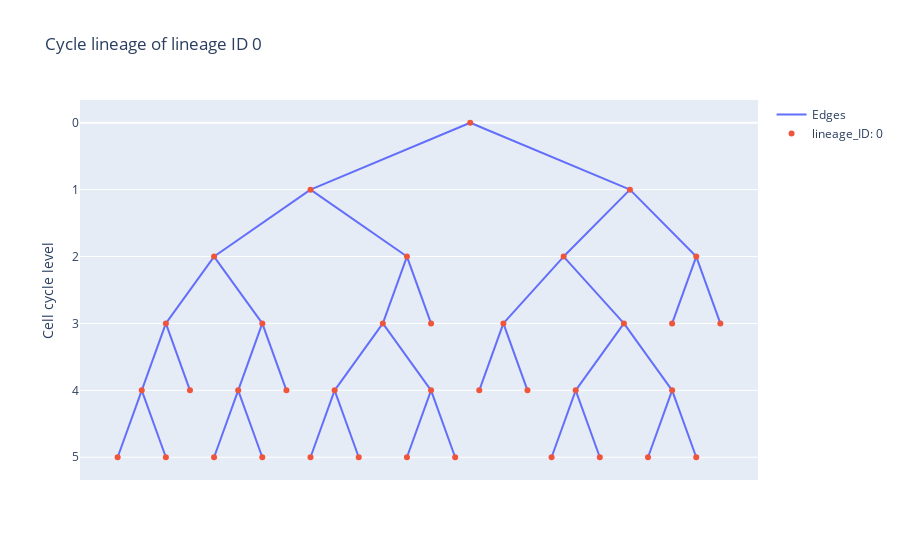

The code cell stored with this chart in its notebook:
### Markdown cell above
A few mandatory cycle lineage features are automatically computed:
- cycle_ID: node ID of the cell cycle, i.e. node ID of the last cell in the cell cycle;
- cells: node IDs of the cells in the cell cycle, in chronological order;
- cycle_length: number of cells in the cell cycle;
- level: level of the cell cycle in the lineage, i.e. number of cell cycles upstream of the current one.

### Code cell
cyclelin0 = model.data.cycle_data[0]
cyclelin0.plot(
    title="Cycle lineage of lineage ID 0",
    node_hover_features=["cycle_ID", "level", "cycle_length"],
)

### Figure 1 — Plotly figure (JSON) as saved in the notebook; plotly's stock layout.template omitted (floating-point values rounded to 4 significant figures)
{"data": [{"mode": "lines", "name": "Edges", "text": [], "type": "scatter", "x": [0.6875, 0.1875, null, 0.6875, 1.188, null, -2.812, -3.312, null, -2.812, -2.312, null, -0.8125, -1.312, null, -0.8125, -0.3125, null, 2.188, 1.688, null, 2.188, 2.688, null, -4.812, -4.312, null, -4.812, -5.312, null, 4.188, 3.688, null, 4.188, 4.688, null, -6.812, -6.312, null, -6.812, -7.312, null, 0, 3.312, null, 0, -3.312, null, -3.312, -1.312, null, -3.312, -5.312, null, 3.312, 1.938, null, 3.312, 4.688, null, -5.312, -6.312, null, -5.312, -4.312, null, 1.938, 3.188, null, 1.938, 0.6875, null, -1.312, -0.8125, null, -1.312, -1.812, null, 4.688, 4.188, null, 4.688, 5.188, null, 3.188, 4.188, null, 3.188, 2.188, null, -6.312, -5.812, null, -6.312, -6.812, null, -4.312, -4.812, null, -4.312, -3.812, null, -1.812, -0.8125, null, -1.812, -2.812, null], "y": [3, 4, null, 3, 4, null, 4, 5, null, 4, 5, null, 4, 5, null, 4, 5, null, 4, 5, null, 4, 5, null, 4, 5, null, 4, 5, null, 4, 5, null, 4, 5, null, 4, 5, null, 4, 5, null, 0, 1, null, 0, 1, null, 1, 2, null, 1, 2, null, 1, 2, null, 1, 2, null, 2, 3, null, 2, 3, null, 2, 3, null, 2, 3, null, 2, 3, null, 2, 3, null, 2, 3, null, 2, 3, null, 3, 4, null, 3, 4, null, 3, 4, null, 3, 4, null, 3, 4, null, 3, 4, null, 3, 4, null, 3, 4, null]}, {"hoverinfo": "text", "hovertemplate": "%{text}", "mode": "markers", "name": "lineage_ID: 0", "text": ["cycle_ID: 9230<br>level: 3<br>cycle_length: 7<br>", "cycle_ID: 9356<br>level: 4<br>cycle_length: 3<br>", "cycle_ID: 9438<br>level: 4<br>cycle_length: 4<br>", "cycle_ID: 9464<br>level: 4<br>cycle_length: 6<br>", "cycle_ID: 9483<br>level: 4<br>cycle_length: 4<br>", "cycle_ID: 9492<br>level: 4<br>cycle_length: 6<br>", "cycle_ID: 9498<br>level: 4<br>cycle_length: 4<br>", "cycle_ID: 8993<br>level: 0<br>cycle_length: 1<br>", "cycle_ID: 9019<br>level: 1<br>cycle_length: 6<br>", "cycle_ID: 9020<br>level: 1<br>cycle_length: 6<br>", "cycle_ID: 9051<br>level: 2<br>cycle_length: 5<br>", "cycle_ID: 9052<br>level: 2<br>cycle_length: 5<br>", "cycle_ID: 9106<br>level: 2<br>cycle_length: 6<br>", "cycle_ID: 9108<br>level: 2<br>cycle_length: 6<br>", "cycle_ID: 9156<br>level: 3<br>cycle_length: 4<br>", "cycle_ID: 9194<br>level: 3<br>cycle_length: 6<br>", "cycle_ID: 9195<br>level: 3<br>cycle_length: 6<br>", "cycle_ID: 9206<br>level: 3<br>cycle_length: 5<br>", "cycle_ID: 9375<br>level: 5<br>cycle_length: 1<br>", "cycle_ID: 9382<br>level: 3<br>cycle_length: 10<br>", "cycle_ID: 9384<br>level: 3<br>cycle_length: 10<br>", "cycle_ID: 9389<br>level: 5<br>cycle_length: 1<br>", "cycle_ID: 9390<br>level: 4<br>cycle_length: 4<br>", "cycle_ID: 9395<br>level: 3<br>cycle_length: 10<br>", "cycle_ID: 9398<br>level: 5<br>cycle_length: 1<br>", "cycle_ID: 9402<br>level: 5<br>cycle_length: 1<br>", "cycle_ID: 9416<br>level: 5<br>cycle_length: 1<br>", "cycle_ID: 9440<br>level: 5<br>cycle_length: 2<br>", "cycle_ID: 9444<br>level: 5<br>cycle_length: 2<br>", "cycle_ID: 9446<br>level: 4<br>cycle_length: 4<br>", "cycle_ID: 9448<br>level: 5<br>cycle_length: 1<br>", "cycle_ID: 9449<br>level: 5<br>cycle_length: 1<br>", "cycle_ID: 9463<br>level: 4<br>cycle_length: 5<br>", "cycle_ID: 9465<br>level: 5<br>cycle_length: 1<br>", "cycle_ID: 9470<br>level: 4<br>cycle_length: 5<br>", "cycle_ID: 9476<br>level: 5<br>cycle_length: 1<br>", "cycle_ID: 9480<br>level: 5<br>cycle_length: 1<br>"], "type": "scatter", "x": [0.6875, -2.812, -0.8125, 2.188, -4.812, 4.188, -6.812, 0, -3.312, 3.312, -5.312, 1.938, -1.312, 4.688, 3.188, -6.312, -4.312, -1.812, 1.688, -0.8125, 4.188, -1.312, 0.1875, 5.188, 2.688, -5.312, -7.312, -3.312, -2.312, 1.188, -6.312, -0.3125, -5.812, -4.312, -3.812, 3.688, 4.688], "y": [3, 4, 4, 4, 4, 4, 4, 0, 1, 1, 2, 2, 2, 2, 3, 3, 3, 3, 5, 3, 3, 5, 4, 3, 5, 5, 5, 5, 5, 4, 5, 5, 4, 5, 4, 5, 5]}], "layout": {"hovermode": "closest", "showlegend": true, "title": {"text": "Cycle lineage of lineage ID 0"}, "xaxis": {"showgrid": false, "showticklabels": false, "zeroline": false}, "yaxis": {"autorange": "reversed", "showgrid": true, "title": {"text": "Cell cycle level"}, "zeroline": true}}}
